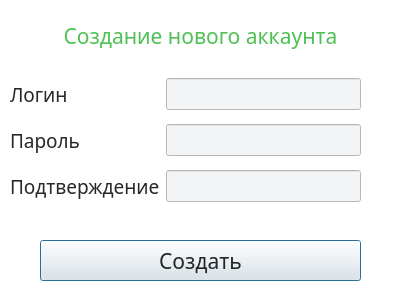
<?xml version="1.0" encoding="UTF-8"?>
<ui version="4.0">
 <class>reg_window</class>
 <widget class="QDialog" name="reg_window">
  <property name="geometry">
   <rect>
    <x>0</x>
    <y>0</y>
    <width>400</width>
    <height>300</height>
   </rect>
  </property>
  <property name="palette">
   <palette>
    <active>
     <colorrole role="Window">
      <brush brushstyle="SolidPattern">
       <color alpha="255">
        <red>255</red>
        <green>255</green>
        <blue>255</blue>
       </color>
      </brush>
     </colorrole>
    </active>
    <inactive>
     <colorrole role="Window">
      <brush brushstyle="SolidPattern">
       <color alpha="255">
        <red>255</red>
        <green>255</green>
        <blue>255</blue>
       </color>
      </brush>
     </colorrole>
    </inactive>
    <disabled>
     <colorrole role="Base">
      <brush brushstyle="SolidPattern">
       <color alpha="255">
        <red>255</red>
        <green>255</green>
        <blue>255</blue>
       </color>
      </brush>
     </colorrole>
     <colorrole role="Window">
      <brush brushstyle="SolidPattern">
       <color alpha="255">
        <red>255</red>
        <green>255</green>
        <blue>255</blue>
       </color>
      </brush>
     </colorrole>
    </disabled>
   </palette>
  </property>
  <property name="windowTitle">
   <string>Dialog</string>
  </property>
  <widget class="QWidget" name="gridLayoutWidget">
   <property name="geometry">
    <rect>
     <x>10</x>
     <y>70</y>
     <width>351</width>
     <height>143</height>
    </rect>
   </property>
   <layout class="QGridLayout" name="gridLayout">
    <item row="1" column="0">
     <widget class="QLabel" name="label_3">
      <property name="palette">
       <palette>
        <active>
         <colorrole role="WindowText">
          <brush brushstyle="SolidPattern">
           <color alpha="216">
            <red>0</red>
            <green>0</green>
            <blue>0</blue>
           </color>
          </brush>
         </colorrole>
        </active>
        <inactive>
         <colorrole role="WindowText">
          <brush brushstyle="SolidPattern">
           <color alpha="216">
            <red>0</red>
            <green>0</green>
            <blue>0</blue>
           </color>
          </brush>
         </colorrole>
        </inactive>
        <disabled/>
       </palette>
      </property>
      <property name="font">
       <font>
        <family>Gill Sans</family>
        <pointsize>14</pointsize>
        <bold>false</bold>
       </font>
      </property>
      <property name="text">
       <string>Пароль</string>
      </property>
      <property name="alignment">
       <set>Qt::AlignmentFlag::AlignLeading|Qt::AlignmentFlag::AlignLeft|Qt::AlignmentFlag::AlignVCenter</set>
      </property>
     </widget>
    </item>
    <item row="0" column="0">
     <widget class="QLabel" name="label_2">
      <property name="palette">
       <palette>
        <active>
         <colorrole role="WindowText">
          <brush brushstyle="SolidPattern">
           <color alpha="216">
            <red>0</red>
            <green>0</green>
            <blue>0</blue>
           </color>
          </brush>
         </colorrole>
        </active>
        <inactive>
         <colorrole role="WindowText">
          <brush brushstyle="SolidPattern">
           <color alpha="216">
            <red>0</red>
            <green>0</green>
            <blue>0</blue>
           </color>
          </brush>
         </colorrole>
        </inactive>
        <disabled/>
       </palette>
      </property>
      <property name="font">
       <font>
        <family>Gill Sans</family>
        <pointsize>14</pointsize>
       </font>
      </property>
      <property name="text">
       <string>Логин</string>
      </property>
      <property name="alignment">
       <set>Qt::AlignmentFlag::AlignLeading|Qt::AlignmentFlag::AlignLeft|Qt::AlignmentFlag::AlignVCenter</set>
      </property>
     </widget>
    </item>
    <item row="0" column="1">
     <widget class="QLineEdit" name="lineEdit_login">
      <property name="sizePolicy">
       <sizepolicy hsizetype="Expanding" vsizetype="Fixed">
        <horstretch>0</horstretch>
        <verstretch>0</verstretch>
       </sizepolicy>
      </property>
      <property name="palette">
       <palette>
        <active>
         <colorrole role="Base">
          <brush brushstyle="SolidPattern">
           <color alpha="255">
            <red>243</red>
            <green>244</green>
            <blue>246</blue>
           </color>
          </brush>
         </colorrole>
        </active>
        <inactive>
         <colorrole role="Base">
          <brush brushstyle="SolidPattern">
           <color alpha="255">
            <red>243</red>
            <green>244</green>
            <blue>246</blue>
           </color>
          </brush>
         </colorrole>
        </inactive>
        <disabled/>
       </palette>
      </property>
      <property name="font">
       <font>
        <family>Gill Sans</family>
        <pointsize>13</pointsize>
       </font>
      </property>
     </widget>
    </item>
    <item row="1" column="1">
     <widget class="QLineEdit" name="lineEdit_password">
      <property name="sizePolicy">
       <sizepolicy hsizetype="Expanding" vsizetype="Fixed">
        <horstretch>0</horstretch>
        <verstretch>0</verstretch>
       </sizepolicy>
      </property>
      <property name="palette">
       <palette>
        <active>
         <colorrole role="Base">
          <brush brushstyle="SolidPattern">
           <color alpha="255">
            <red>243</red>
            <green>244</green>
            <blue>246</blue>
           </color>
          </brush>
         </colorrole>
        </active>
        <inactive>
         <colorrole role="Base">
          <brush brushstyle="SolidPattern">
           <color alpha="255">
            <red>243</red>
            <green>244</green>
            <blue>246</blue>
           </color>
          </brush>
         </colorrole>
        </inactive>
        <disabled/>
       </palette>
      </property>
      <property name="font">
       <font>
        <family>Gill Sans</family>
        <pointsize>13</pointsize>
       </font>
      </property>
     </widget>
    </item>
    <item row="2" column="0">
     <widget class="QLabel" name="label_4">
      <property name="palette">
       <palette>
        <active>
         <colorrole role="WindowText">
          <brush brushstyle="SolidPattern">
           <color alpha="216">
            <red>0</red>
            <green>0</green>
            <blue>0</blue>
           </color>
          </brush>
         </colorrole>
         <colorrole role="Window">
          <brush brushstyle="SolidPattern">
           <color alpha="255">
            <red>0</red>
            <green>0</green>
            <blue>0</blue>
           </color>
          </brush>
         </colorrole>
        </active>
        <inactive>
         <colorrole role="WindowText">
          <brush brushstyle="SolidPattern">
           <color alpha="216">
            <red>0</red>
            <green>0</green>
            <blue>0</blue>
           </color>
          </brush>
         </colorrole>
         <colorrole role="Window">
          <brush brushstyle="SolidPattern">
           <color alpha="255">
            <red>0</red>
            <green>0</green>
            <blue>0</blue>
           </color>
          </brush>
         </colorrole>
        </inactive>
        <disabled>
         <colorrole role="Base">
          <brush brushstyle="SolidPattern">
           <color alpha="255">
            <red>0</red>
            <green>0</green>
            <blue>0</blue>
           </color>
          </brush>
         </colorrole>
         <colorrole role="Window">
          <brush brushstyle="SolidPattern">
           <color alpha="255">
            <red>0</red>
            <green>0</green>
            <blue>0</blue>
           </color>
          </brush>
         </colorrole>
        </disabled>
       </palette>
      </property>
      <property name="font">
       <font>
        <family>Gill Sans</family>
        <pointsize>14</pointsize>
       </font>
      </property>
      <property name="text">
       <string>Подтверждение</string>
      </property>
      <property name="alignment">
       <set>Qt::AlignmentFlag::AlignLeading|Qt::AlignmentFlag::AlignLeft|Qt::AlignmentFlag::AlignVCenter</set>
      </property>
      <property name="wordWrap">
       <bool>true</bool>
      </property>
     </widget>
    </item>
    <item row="2" column="1">
     <widget class="QLineEdit" name="lineEdit_confirmation">
      <property name="sizePolicy">
       <sizepolicy hsizetype="Expanding" vsizetype="Fixed">
        <horstretch>0</horstretch>
        <verstretch>0</verstretch>
       </sizepolicy>
      </property>
      <property name="palette">
       <palette>
        <active>
         <colorrole role="Base">
          <brush brushstyle="SolidPattern">
           <color alpha="255">
            <red>243</red>
            <green>244</green>
            <blue>246</blue>
           </color>
          </brush>
         </colorrole>
        </active>
        <inactive>
         <colorrole role="Base">
          <brush brushstyle="SolidPattern">
           <color alpha="255">
            <red>243</red>
            <green>244</green>
            <blue>246</blue>
           </color>
          </brush>
         </colorrole>
        </inactive>
        <disabled/>
       </palette>
      </property>
      <property name="font">
       <font>
        <family>Gill Sans</family>
        <pointsize>13</pointsize>
       </font>
      </property>
     </widget>
    </item>
   </layout>
  </widget>
  <widget class="QWidget" name="verticalLayoutWidget">
   <property name="geometry">
    <rect>
     <x>0</x>
     <y>20</y>
     <width>401</width>
     <height>31</height>
    </rect>
   </property>
   <layout class="QVBoxLayout" name="verticalLayout">
    <item>
     <widget class="QLabel" name="label_5">
      <property name="palette">
       <palette>
        <active>
         <colorrole role="WindowText">
          <brush brushstyle="SolidPattern">
           <color alpha="255">
            <red>79</red>
            <green>192</green>
            <blue>83</blue>
           </color>
          </brush>
         </colorrole>
         <colorrole role="Base">
          <brush brushstyle="SolidPattern">
           <color alpha="255">
            <red>79</red>
            <green>192</green>
            <blue>83</blue>
           </color>
          </brush>
         </colorrole>
        </active>
        <inactive>
         <colorrole role="WindowText">
          <brush brushstyle="SolidPattern">
           <color alpha="255">
            <red>79</red>
            <green>192</green>
            <blue>83</blue>
           </color>
          </brush>
         </colorrole>
         <colorrole role="Base">
          <brush brushstyle="SolidPattern">
           <color alpha="255">
            <red>79</red>
            <green>192</green>
            <blue>83</blue>
           </color>
          </brush>
         </colorrole>
        </inactive>
        <disabled/>
       </palette>
      </property>
      <property name="font">
       <font>
        <family>Gill Sans</family>
        <pointsize>16</pointsize>
       </font>
      </property>
      <property name="text">
       <string>Создание нового аккаунта</string>
      </property>
      <property name="alignment">
       <set>Qt::AlignmentFlag::AlignCenter</set>
      </property>
     </widget>
    </item>
   </layout>
  </widget>
  <widget class="QWidget" name="gridLayoutWidget_2">
   <property name="geometry">
    <rect>
     <x>0</x>
     <y>240</y>
     <width>401</width>
     <height>41</height>
    </rect>
   </property>
   <layout class="QGridLayout" name="gridLayout_2">
    <item row="0" column="0">
     <spacer name="horizontalSpacer">
      <property name="orientation">
       <enum>Qt::Orientation::Horizontal</enum>
      </property>
      <property name="sizeType">
       <enum>QSizePolicy::Policy::Fixed</enum>
      </property>
      <property name="sizeHint" stdset="0">
       <size>
        <width>40</width>
        <height>20</height>
       </size>
      </property>
     </spacer>
    </item>
    <item row="0" column="2">
     <spacer name="horizontalSpacer_2">
      <property name="orientation">
       <enum>Qt::Orientation::Horizontal</enum>
      </property>
      <property name="sizeType">
       <enum>QSizePolicy::Policy::Fixed</enum>
      </property>
      <property name="sizeHint" stdset="0">
       <size>
        <width>40</width>
        <height>20</height>
       </size>
      </property>
     </spacer>
    </item>
    <item row="0" column="1">
     <widget class="QPushButton" name="pushButton_create_account">
      <property name="sizePolicy">
       <sizepolicy hsizetype="Expanding" vsizetype="Expanding">
        <horstretch>0</horstretch>
        <verstretch>0</verstretch>
       </sizepolicy>
      </property>
      <property name="palette">
       <palette>
        <active>
         <colorrole role="WindowText">
          <brush brushstyle="SolidPattern">
           <color alpha="255">
            <red>0</red>
            <green>0</green>
            <blue>0</blue>
           </color>
          </brush>
         </colorrole>
         <colorrole role="ButtonText">
          <brush brushstyle="SolidPattern">
           <color alpha="216">
            <red>0</red>
            <green>0</green>
            <blue>0</blue>
           </color>
          </brush>
         </colorrole>
        </active>
        <inactive>
         <colorrole role="WindowText">
          <brush brushstyle="SolidPattern">
           <color alpha="255">
            <red>0</red>
            <green>0</green>
            <blue>0</blue>
           </color>
          </brush>
         </colorrole>
         <colorrole role="ButtonText">
          <brush brushstyle="SolidPattern">
           <color alpha="216">
            <red>0</red>
            <green>0</green>
            <blue>0</blue>
           </color>
          </brush>
         </colorrole>
        </inactive>
        <disabled/>
       </palette>
      </property>
      <property name="font">
       <font>
        <family>Gill Sans</family>
        <pointsize>16</pointsize>
       </font>
      </property>
      <property name="text">
       <string>Создать</string>
      </property>
     </widget>
    </item>
   </layout>
  </widget>
 </widget>
 <resources/>
 <connections/>
</ui>
